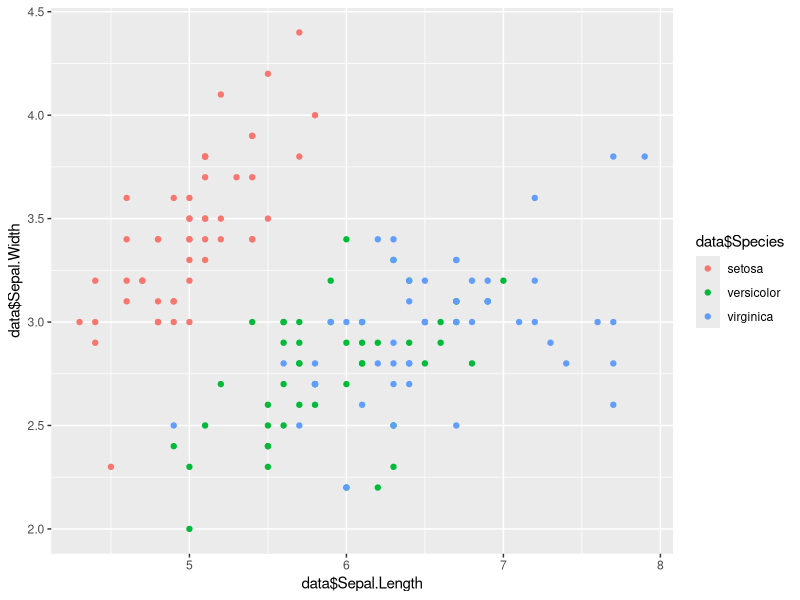
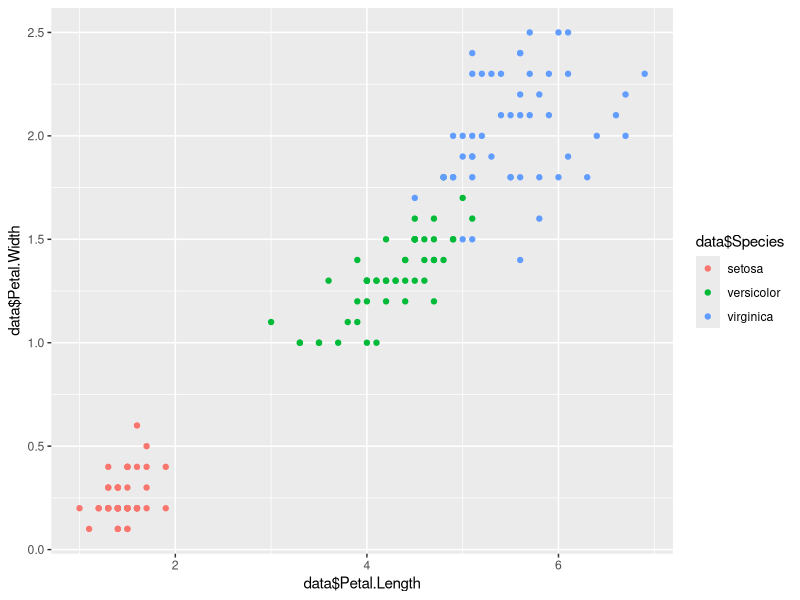
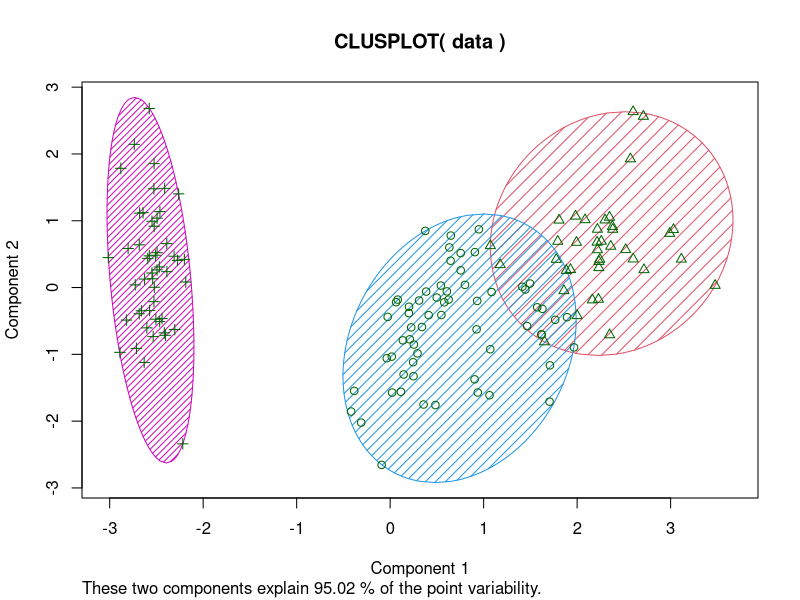

Generate these figures, in order, with R:
data <- iris
View(data)

iris_features <- data
iris_features$Species <- NULL
View(iris_features)

library(ggplot2)
sepal<-ggplot(data,aes(x = data$Sepal.Length, y = data$Sepal.Width, col= data$Species)) + geom_point()
sepal

petal<-ggplot(data,aes(x = data$Petal.Length, y = data$Petal.Width, col= data$Species)) + geom_point()
petal

set.seed(100)
classification <- kmeans(iris_features, centers = 3, nstart = 20)
classification

table(classification$cluster,data$Species)

library(cluster)
clusplot(data, classification$cluster, color=T, shade=T, labels=0, lines=0)

